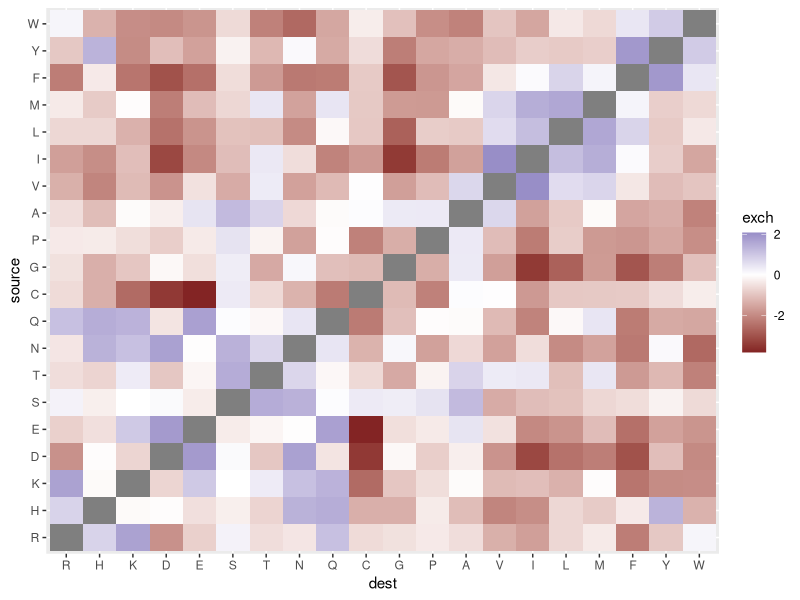
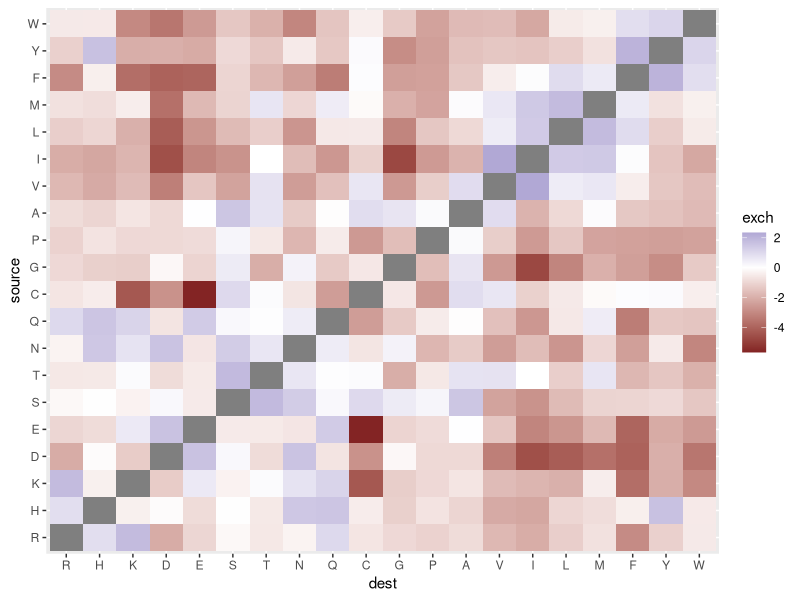
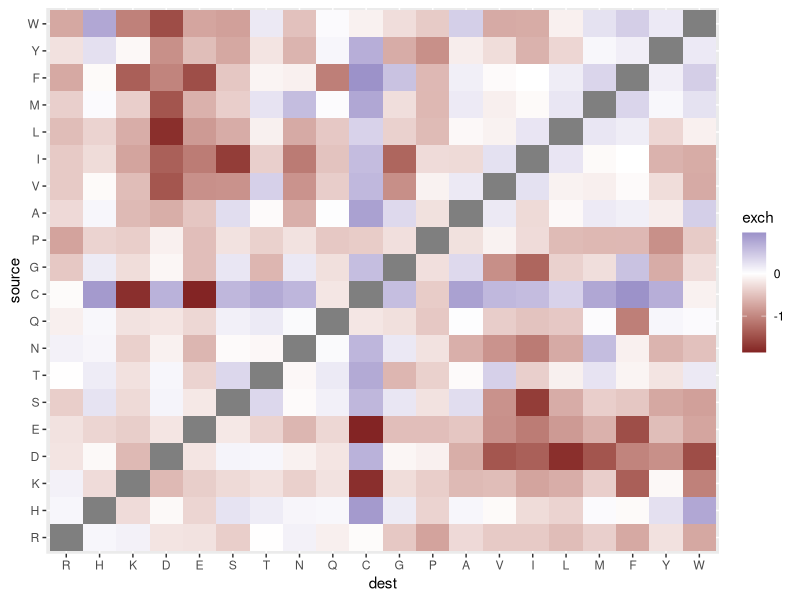
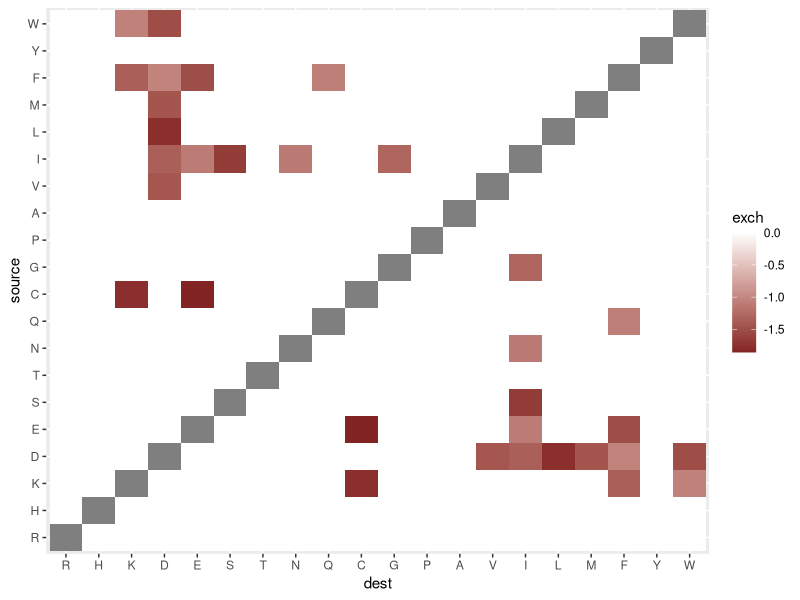

Reproduce these figures in R, in order.
# Comparison of LG and WAG matrices

library( tidyverse )
library( magrittr )

# Order in iqtree matrix
aa = c("A", "R", "N", "D", "C", "Q", "E", "G", "H", "I", "L", "K", "M", "F", "P", "S", "T", "W", "Y", "V")

# Functional groups adjacent, from https://en.wikipedia.org/wiki/Amino_acid
aa_functional = c( "R", "H", "K", "D", "E", "S", "T", "N", "Q", "C", "G", "P", "A", "V", "I", "L", "M", "F", "Y", "W" )

triange_to_matrix = function( triangle ){
	R_matrix = rep(NA, 400)
	dim( R_matrix ) = c(20,20)
	

	rownames( R_matrix ) = aa
	colnames( R_matrix ) = aa
	
	# Though iqtree specifies lower triangle, actually in the correct order for upper triangle as this R command reads it
	R_matrix [ upper.tri( R_matrix ) ] = triangle 
	
	# Now fill in the lower half of the matrix
	R_matrix[ is.na(R_matrix) ] = t( R_matrix )[ is.na(R_matrix) ]
	
	# Scale
	R_matrix = R_matrix / mean( R_matrix, na.rm=TRUE )
	
	# Calculate diagonla so that sum of each row is 0
	# diag( R_matrix ) = - rowSums ( R_matrix, na.rm=TRUE )
	

	
	# Reorder by functional groupings
	R_matrix = R_matrix[, match(aa_functional, colnames(R_matrix) )]
	R_matrix = R_matrix[match(aa_functional, rownames(R_matrix)), ]
	
	R_matrix
}

plot_matrix = function( R_matrix ){
	D = data.frame( R_matrix )
	D$source = row.names(D)
	Dg = gather( D, 1:20, key=dest, value=exch, -source )
	Dg %<>%
		mutate( source=factor(source, levels=aa_functional)  ) %>%
		mutate( dest=factor(dest, levels=aa_functional)  )
	
	Dg %>%
		ggplot(aes(x=dest, y=source)) + 
		geom_tile(aes(fill=exch)) +
		scale_fill_gradient2()
}




wag_triangle = c(55.15710, 50.98480, 63.53460, 73.89980, 14.73040, 542.94200, 102.70400, 52.81910, 26.52560, 3.02949, 90.85980, 303.55000, 154.36400, 61.67830, 9.88179, 158.28500, 43.91570, 94.71980, 617.41600, 2.13520, 546.94700, 141.67200, 58.46650, 112.55600, 86.55840, 30.66740, 33.00520, 56.77170, 31.69540, 213.71500, 395.62900, 93.06760, 24.89720, 429.41100, 57.00250, 24.94100, 19.33350, 18.69790, 55.42360, 3.94370, 17.01350, 11.39170, 12.73950, 3.04501, 13.81900, 39.79150, 49.76710, 13.15280, 8.48047, 38.42870, 86.94890, 15.42630, 6.13037, 49.94620, 317.09700, 90.62650, 535.14200, 301.20100, 47.98550, 7.40339, 389.49000, 258.44300, 37.35580, 89.04320, 32.38320, 25.75550, 89.34960, 68.31620, 19.82210, 10.37540, 39.04820, 154.52600, 31.51240, 17.41000, 40.41410, 425.74600, 485.40200, 93.42760, 21.04940, 10.27110, 9.61621, 4.67304, 39.80200, 9.99208, 8.11339, 4.99310, 67.93710, 105.94700, 211.51700, 8.88360, 119.06300, 143.85500, 67.94890, 19.50810, 42.39840, 10.94040, 93.33720, 68.23550, 24.35700, 69.61980, 9.99288, 41.58440, 55.68960, 17.13290, 16.14440, 337.07900, 122.41900, 397.42300, 107.17600, 140.76600, 102.88700, 70.49390, 134.18200, 74.01690, 31.94400, 34.47390, 96.71300, 49.39050, 54.59310, 161.32800, 212.11100, 55.44130, 203.00600, 37.48660, 51.29840, 85.79280, 82.27650, 22.58330, 47.33070, 145.81600, 32.66220, 138.69800, 151.61200, 17.19030, 79.53840, 437.80200, 11.31330, 116.39200, 7.19167, 12.97670, 71.70700, 21.57370, 15.65570, 33.69830, 26.25690, 21.24830, 66.53090, 13.75050, 51.57060, 152.96400, 13.94050, 52.37420, 11.08640, 24.07350, 38.15330, 108.60000, 32.57110, 54.38330, 22.77100, 19.63030, 10.36040, 387.34400, 42.01700, 39.86180, 13.32640, 42.84370, 645.42800, 21.60460, 78.69930, 29.11480, 248.53900, 200.60100, 25.18490, 19.62460, 15.23350, 100.21400, 30.12810, 58.87310, 18.72470, 11.83580, 782.13000, 180.03400, 30.54340, 205.84500, 64.98920, 31.48870, 23.27390, 138.82300, 36.53690, 31.47300)
wag_matrix = triange_to_matrix( wag_triangle ) %>% log()

lg_triangle = c(0.425093, 0.276818, 0.751878, 0.395144, 0.123954, 5.076149, 2.489084, 0.534551, 0.528768, 0.062556, 0.969894, 2.807908, 1.695752, 0.523386, 0.084808, 1.038545, 0.363970, 0.541712, 5.243870, 0.003499, 4.128591, 2.066040, 0.390192, 1.437645, 0.844926, 0.569265, 0.267959, 0.348847, 0.358858, 2.426601, 4.509238, 0.927114, 0.640543, 4.813505, 0.423881, 0.311484, 0.149830, 0.126991, 0.191503, 0.010690, 0.320627, 0.072854, 0.044265, 0.008705, 0.108882, 0.395337, 0.301848, 0.068427, 0.015076, 0.594007, 0.582457, 0.069673, 0.044261, 0.366317, 4.145067, 0.536518, 6.326067, 2.145078, 0.282959, 0.013266, 3.234294, 1.807177, 0.296636, 0.697264, 0.159069, 0.137500, 1.124035, 0.484133, 0.371004, 0.025548, 0.893680, 1.672569, 0.173735, 0.139538, 0.442472, 4.273607, 6.312358, 0.656604, 0.253701, 0.052722, 0.089525, 0.017416, 1.105251, 0.035855, 0.018811, 0.089586, 0.682139, 1.112727, 2.592692, 0.023918, 1.798853, 1.177651, 0.332533, 0.161787, 0.394456, 0.075382, 0.624294, 0.419409, 0.196961, 0.508851, 0.078281, 0.249060, 0.390322, 0.099849, 0.094464, 4.727182, 0.858151, 4.008358, 1.240275, 2.784478, 1.223828, 0.611973, 1.739990, 0.990012, 0.064105, 0.182287, 0.748683, 0.346960, 0.361819, 1.338132, 2.139501, 0.578987, 2.000679, 0.425860, 1.143480, 1.080136, 0.604545, 0.129836, 0.584262, 1.033739, 0.302936, 1.136863, 2.020366, 0.165001, 0.571468, 6.472279, 0.180717, 0.593607, 0.045376, 0.029890, 0.670128, 0.236199, 0.077852, 0.268491, 0.597054, 0.111660, 0.619632, 0.049906, 0.696175, 2.457121, 0.095131, 0.248862, 0.140825, 0.218959, 0.314440, 0.612025, 0.135107, 1.165532, 0.257336, 0.120037, 0.054679, 5.306834, 0.232523, 0.299648, 0.131932, 0.481306, 7.803902, 0.089613, 0.400547, 0.245841, 3.151815, 2.547870, 0.170887, 0.083688, 0.037967, 1.959291, 0.210332, 0.245034, 0.076701, 0.119013, 10.649107, 1.702745, 0.185202, 1.898718, 0.654683, 0.296501, 0.098369, 2.188158, 0.189510, 0.249313)
lg_matrix = triange_to_matrix( lg_triangle ) %>% log()

plot_matrix(wag_matrix)
plot_matrix(lg_matrix)

lg_wag_diff = lg_matrix - wag_matrix

plot_matrix(lg_wag_diff)

lg_wag_diff_thresh =lg_wag_diff
lg_wag_diff_thresh[abs(lg_wag_diff_thresh)<1] = 0

plot_matrix( lg_wag_diff_thresh )
